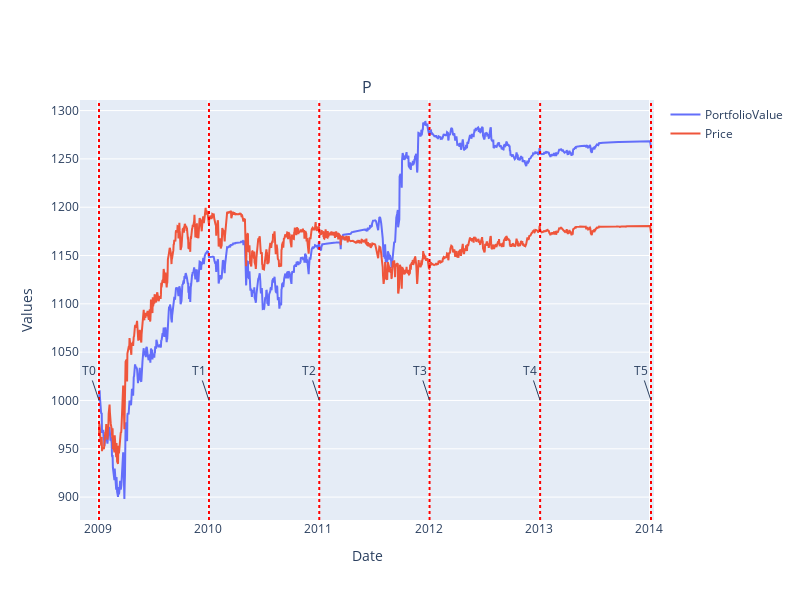

Source (notebook cell):
### Code cell
portfolio_compo = pd.read_csv('src/data/precomputed_pricings_3.csv', index_col=None)
date_lines = STR_DATES_GRID_3

plot_portfolio(portfolio_compo, date_lines)

### Figure 1 — Plotly figure (JSON) as saved in the notebook; plotly's stock layout.template omitted (floating-point values rounded to 4 significant figures; data arrays with more than 128 entries replaced by an {"elided": "..."} marker saying what was removed)
{"data": [{"mode": "lines", "name": "PortfolioValue", "type": "scatter", "x": {"elided": "1306 str values"}, "y": {"elided": "1306 float values"}}, {"mode": "lines", "name": "Price", "type": "scatter", "x": {"elided": "1306 str values"}, "y": {"elided": "1306 float values"}}], "layout": {"annotations": [{"font": {"size": 16}, "showarrow": false, "text": "P", "x": 0.5, "xanchor": "center", "xref": "paper", "y": 1, "yanchor": "bottom", "yref": "paper"}, {"showarrow": true, "text": "T0", "x": "2009-01-05T00:00:00", "y": 1000}, {"showarrow": true, "text": "T1", "x": "2010-01-04T00:00:00", "y": 1000}, {"showarrow": true, "text": "T2", "x": "2011-01-04T00:00:00", "y": 1000}, {"showarrow": true, "text": "T3", "x": "2012-01-04T00:00:00", "y": 1000}, {"showarrow": true, "text": "T4", "x": "2013-01-04T00:00:00", "y": 1000}, {"showarrow": true, "text": "T5", "x": "2014-01-06T00:00:00", "y": 1000}], "height": 600, "hoverlabel": {"bgcolor": "white", "font": {"size": 12}}, "hovermode": "x", "shapes": [{"line": {"color": "red", "dash": "dot", "width": 2}, "type": "line", "x0": "2009-01-05T00:00:00", "x1": "2009-01-05T00:00:00", "xref": "x", "y0": 0, "y1": 1, "yref": "y domain"}, {"line": {"color": "red", "dash": "dot", "width": 2}, "type": "line", "x0": "2010-01-04T00:00:00", "x1": "2010-01-04T00:00:00", "xref": "x", "y0": 0, "y1": 1, "yref": "y domain"}, {"line": {"color": "red", "dash": "dot", "width": 2}, "type": "line", "x0": "2011-01-04T00:00:00", "x1": "2011-01-04T00:00:00", "xref": "x", "y0": 0, "y1": 1, "yref": "y domain"}, {"line": {"color": "red", "dash": "dot", "width": 2}, "type": "line", "x0": "2012-01-04T00:00:00", "x1": "2012-01-04T00:00:00", "xref": "x", "y0": 0, "y1": 1, "yref": "y domain"}, {"line": {"color": "red", "dash": "dot", "width": 2}, "type": "line", "x0": "2013-01-04T00:00:00", "x1": "2013-01-04T00:00:00", "xref": "x", "y0": 0, "y1": 1, "yref": "y domain"}, {"line": {"color": "red", "dash": "dot", "width": 2}, "type": "line", "x0": "2014-01-06T00:00:00", "x1": "2014-01-06T00:00:00", "xref": "x", "y0": 0, "y1": 1, "yref": "y domain"}], "showlegend": true, "width": 800, "xaxis": {"anchor": "y", "autorange": true, "domain": [0, 1], "range": ["2008-10-30 19:18:15.6522", "2014-01-15 22:18:15.6522"], "title": {"text": "Date"}, "type": "date"}, "yaxis": {"anchor": "x", "autorange": true, "domain": [0, 1], "range": [876.3, 1311.0], "title": {"text": "Values"}, "type": "linear"}}}
